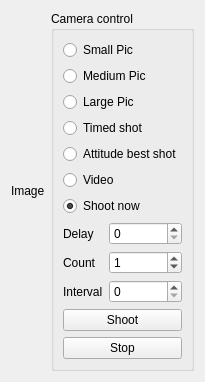
      <widget class="QWidget" name="cam">
       <attribute name="title">
        <string>CAM</string>
       </attribute>
       <layout class="QHBoxLayout" name="horizontalLayout_14" stretch="5,1">
        <item>
         <widget class="QLabel" name="camimg">
          <property name="text">
           <string>Image</string>
          </property>
         </widget>
        </item>
        <item>
         <widget class="QGroupBox" name="cammodegroup">
          <property name="title">
           <string>Camera control</string>
          </property>
          <layout class="QVBoxLayout" name="verticalLayout_8">
           <item>
            <widget class="QRadioButton" name="camsmall">
             <property name="text">
              <string>Small Pic</string>
             </property>
            </widget>
           </item>
           <item>
            <widget class="QRadioButton" name="cammedium">
             <property name="text">
              <string>Medium Pic</string>
             </property>
            </widget>
           </item>
           <item>
            <widget class="QRadioButton" name="camlarge">
             <property name="text">
              <string>Large Pic</string>
             </property>
            </widget>
           </item>
           <item>
            <widget class="QRadioButton" name="camtimedshot">
             <property name="text">
              <string>Timed shot</string>
             </property>
            </widget>
           </item>
           <item>
            <widget class="QRadioButton" name="camattshot">
             <property name="text">
              <string>Attitude best shot</string>
             </property>
            </widget>
           </item>
           <item>
            <widget class="QRadioButton" name="camvideo">
             <property name="text">
              <string>Video</string>
             </property>
            </widget>
           </item>
           <item>
            <widget class="QRadioButton" name="camnow">
             <property name="text">
              <string>Shoot now</string>
             </property>
             <property name="checked">
              <bool>true</bool>
             </property>
            </widget>
           </item>
           <item>
            <layout class="QFormLayout" name="formLayout_2">
             <item row="0" column="0">
              <widget class="QLabel" name="label_117">
               <property name="text">
                <string>Delay</string>
               </property>
              </widget>
             </item>
             <item row="1" column="0">
              <widget class="QLabel" name="label_116">
               <property name="text">
                <string>Count</string>
               </property>
              </widget>
             </item>
             <item row="2" column="0">
              <widget class="QLabel" name="label_118">
               <property name="text">
                <string>Interval</string>
               </property>
              </widget>
             </item>
             <item row="0" column="1">
              <widget class="QSpinBox" name="camdelay"/>
             </item>
             <item row="1" column="1">
              <widget class="QSpinBox" name="camcount">
               <property name="value">
                <number>1</number>
               </property>
              </widget>
             </item>
             <item row="2" column="1">
              <widget class="QSpinBox" name="caminterval"/>
             </item>
            </layout>
           </item>
           <item>
            <widget class="QPushButton" name="camshoot">
             <property name="text">
              <string>Shoot</string>
             </property>
            </widget>
           </item>
           <item>
            <widget class="QPushButton" name="camstop">
             <property name="text">
              <string>Stop</string>
             </property>
            </widget>
           </item>
          </layout>
         </widget>
        </item>
       </layout>
      </widget>
